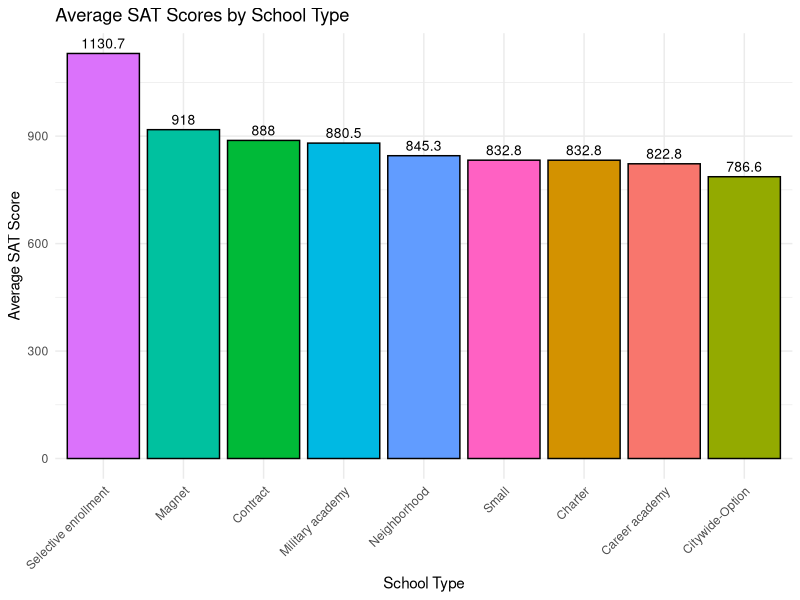
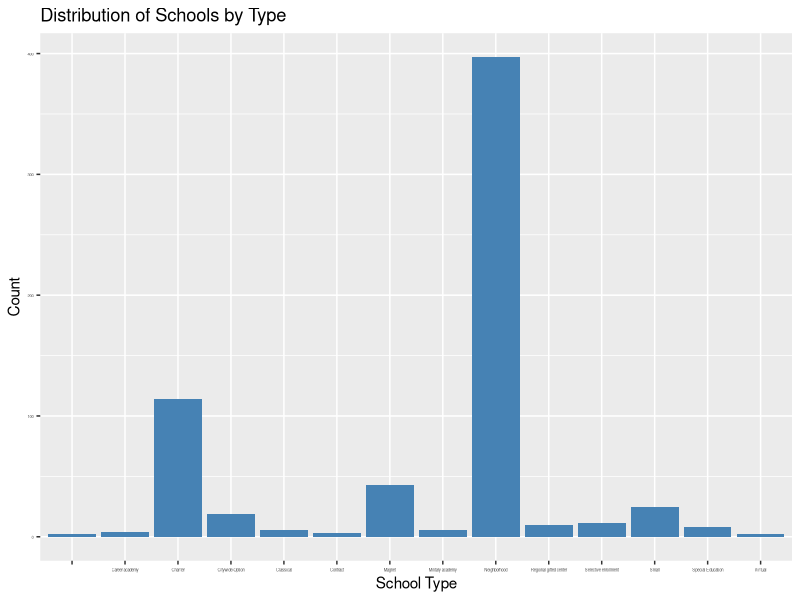
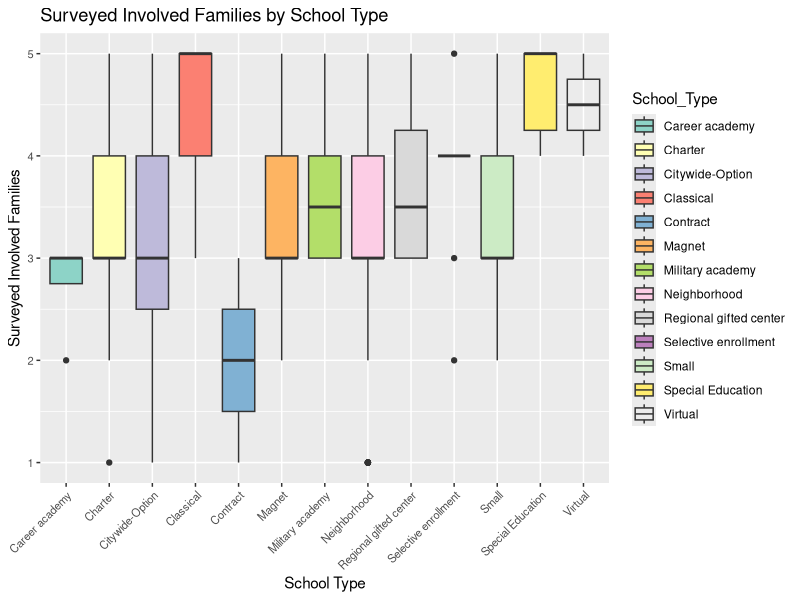
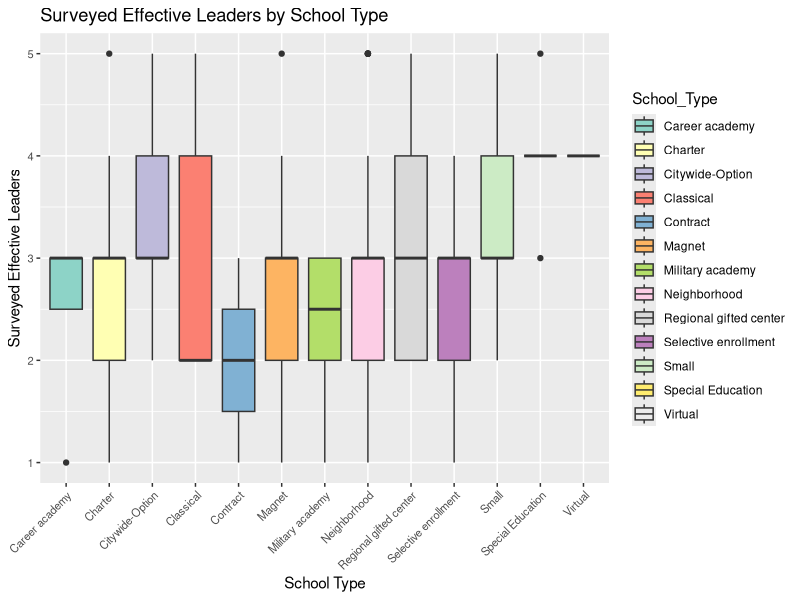
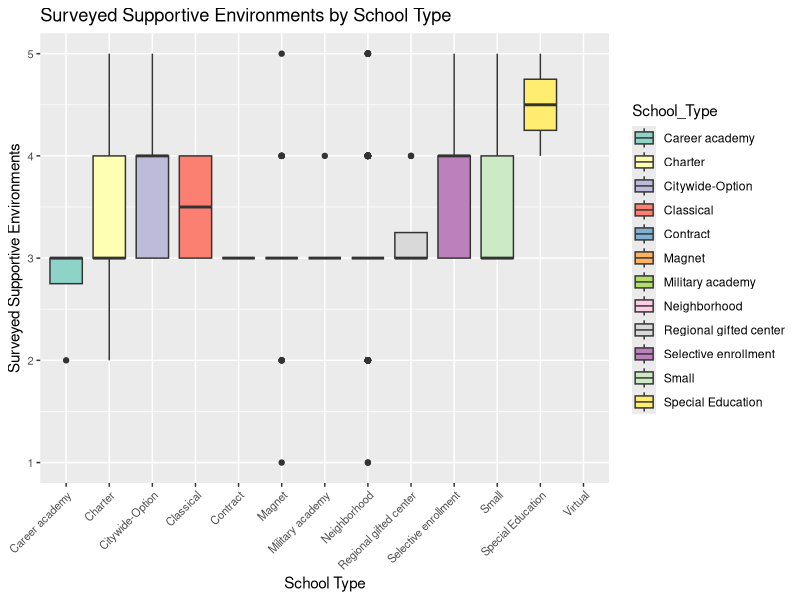
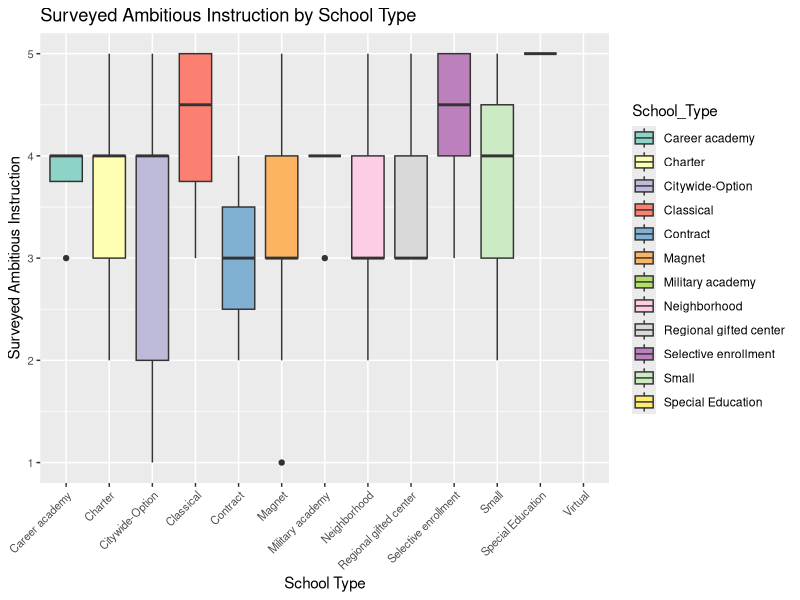

The R script that drew these images, in order:
## ---- chunk 1
# Load necessary libraries
library(tidyverse)
library(knitr)

data <- read.csv("Chicago_Public_Schools_-_School_Progress_Reports_SY2324.csv")

missing_data <- data %>%
  summarize_all(~mean(is.na(.)))

cleaned_data <- data %>%
  select(-c(School_ID, Address, City, State, Zip, Phone))

head(cleaned_data[, 1:5], 5)

## ---- chunk 2
# 1. Count of schools by school type
school_type_distribution <- cleaned_data %>%
  count(School_Type)

# Print results as a markdown table
print(knitr::kable(school_type_distribution, format = "markdown"))

## ---- chunk 3
# Count rows where more than 50% of numeric columns are filled with non-NA and non-zero data
# Total number of entries in the dataset
total_entries <- nrow(cleaned_data)

# Count rows where more than 50% of numeric columns are filled with non-NA and non-zero data
entries_with_valid_data <- cleaned_data %>%
  select(where(is.numeric)) %>%  # Consider only numeric columns
  rowwise() %>%
  mutate(valid_data_fraction = mean(!is.na(c_across(everything())) & c_across(everything()) != 0)) %>%
  filter(valid_data_fraction > 0.5) %>%
  nrow()

# Calculate the percentage of valid entries
percentage_valid_data <- (entries_with_valid_data / total_entries) * 100

# Display the results
list(
  Total_Entries = total_entries,
  Valid_Entries = entries_with_valid_data,
  Percentage_Valid_Entries = percentage_valid_data
)


## ---- chunk 4
# Count the number of invalid (NA, zero) entries for each column
columns_with_no_data <- cleaned_data %>%
  summarize_all(~ sum(is.na(.) | . == 0)) %>%
  pivot_longer(cols = everything(), names_to = "Column", values_to = "Missing_or_Zero_Count") %>%
  filter(Missing_or_Zero_Count == nrow(cleaned_data)) 

# Print results as a markdown table
print(knitr::kable(columns_with_no_data, format = "markdown", caption = "Columns with No Valid Data (All Entries NA or Zero)"))


## ---- chunk 5
# Filter out schools with N/A or 0 for attainment rate
valid_attainment_data <- cleaned_data %>%
  filter(!is.na(Attainment_All_Grades_School_Pct) & Attainment_All_Grades_School_Pct > 0)

# 2. Summary of attainment by school type
attainment_summary_by_school_type <- valid_attainment_data %>%
  group_by(School_Type) %>%
  summarize(
    mean_attainment_all_grades = mean(Attainment_All_Grades_School_Pct, na.rm = TRUE),
    median_attainment_all_grades = median(Attainment_All_Grades_School_Pct, na.rm = TRUE),
    sd_attainment_all_grades = sd(Attainment_All_Grades_School_Pct, na.rm = TRUE),
    count = n()
  )

# Print summary table as markdown
print(knitr::kable(attainment_summary_by_school_type, format = "markdown", caption = "Summary of Attainment by School Type"))

# 3. Percentage of schools with attainment above 50%
percent_above_50_attainment <- valid_attainment_data %>%
  summarize(
    percent_above_50 = mean(Attainment_All_Grades_School_Pct > 50) * 100
  )

# Print percentage table as markdown
print(knitr::kable(percent_above_50_attainment, format = "markdown", caption = "Percentage of Schools with Attainment Above 50%"))


## ---- chunk 6
# Filter for schools with non-zero SAT scores
valid_sat_scores <- cleaned_data %>%
  filter(SAT_Grade_11_Score_School_Avg > 0)

# Summarize SAT scores by school type
sat_performance_by_school_type <- valid_sat_scores %>%
  group_by(School_Type) %>%
  summarize(
    avg_sat_score = mean(SAT_Grade_11_Score_School_Avg, na.rm = TRUE),
    median_sat_score = median(SAT_Grade_11_Score_School_Avg, na.rm = TRUE),
    sd_sat_score = sd(SAT_Grade_11_Score_School_Avg, na.rm = TRUE),
    count = n()
  )

# Print SAT performance table as markdown
print(knitr::kable(sat_performance_by_school_type, format = "markdown", caption = "SAT Performance by School Type"))


ggplot(sat_performance_by_school_type, aes(x = reorder(School_Type, -avg_sat_score), y = avg_sat_score, fill = School_Type)) +
  geom_bar(stat = "identity", color = "black") +
  geom_text(aes(label = round(avg_sat_score, 1)), vjust = -0.5, size = 3.5) +
  labs(
    title = "Average SAT Scores by School Type",
    x = "School Type",
    y = "Average SAT Score"
  ) +
  theme_minimal() +
  theme(
    axis.text.x = element_text(angle = 45, hjust = 1),
    legend.position = "none"
  )


## ---- chunk 7
# Plot school type distribution
library(ggplot2)
ggplot(cleaned_data, aes(x = School_Type)) +
  geom_bar(fill = "steelblue") +
  labs(title = "Distribution of Schools by Type", x = "School Type", y = "Count") +
  theme(axis.text = element_text(size = 3))

# Descriptive statistics by school type
attainment_summary <- cleaned_data %>%
  group_by(School_Type) %>%
  summarize(
    Mean_Attainment = mean(Attainment_All_Grades_School_Pct, na.rm = TRUE),
    Median_Attainment = median(Attainment_All_Grades_School_Pct, na.rm = TRUE),
    SD_Attainment = sd(Attainment_All_Grades_School_Pct, na.rm = TRUE)
  )

attainment_summary

# Convert categorical columns to numeric
cleaned_data <- cleaned_data %>%
  mutate(
    School_Survey_Involved_Families = case_when(
      School_Survey_Involved_Families == "VERY STRONG" ~ 5,
      School_Survey_Involved_Families == "STRONG" ~ 4,
      School_Survey_Involved_Families == "NEUTRAL" ~ 3,
      School_Survey_Involved_Families == "WEAK" ~ 2,
      School_Survey_Involved_Families == "VERY WEAK" ~ 1
    ),
    School_Survey_Supportive_Environment = case_when(
      School_Survey_Supportive_Environment == "VERY STRONG" ~ 5,
      School_Survey_Supportive_Environment == "STRONG" ~ 4,
      School_Survey_Supportive_Environment == "NEUTRAL" ~ 3,
      School_Survey_Supportive_Environment == "WEAK" ~ 2,
      School_Survey_Supportive_Environment == "VERY WEAK" ~ 1
    ),
    School_Survey_Ambitious_Instruction = case_when(
      School_Survey_Ambitious_Instruction == "VERY STRONG" ~ 5,
      School_Survey_Ambitious_Instruction == "STRONG" ~ 4,
      School_Survey_Ambitious_Instruction == "NEUTRAL" ~ 3,
      School_Survey_Ambitious_Instruction == "WEAK" ~ 2,
      School_Survey_Ambitious_Instruction == "VERY WEAK" ~ 1
    ),
    School_Survey_Effective_Leaders = case_when(
      School_Survey_Effective_Leaders == "VERY STRONG" ~ 5,
      School_Survey_Effective_Leaders == "STRONG" ~ 4,
      School_Survey_Effective_Leaders == "NEUTRAL" ~ 3,
      School_Survey_Effective_Leaders == "WEAK" ~ 2,
      School_Survey_Effective_Leaders == "VERY WEAK" ~ 1
    )
  )

cleaned_data <- cleaned_data %>%
  filter(School_Type != "" & !is.na(School_Type))

# Box plots biased on Survey results by School Type 

# School_Survey_Involved_Families
ggplot(cleaned_data, aes(x = School_Type, y = School_Survey_Involved_Families, fill = School_Type)) +
  geom_boxplot() +
  labs(
    title = "Surveyed Involved Families by School Type",
    x = "School Type",
    y = "Surveyed Involved Families"
  ) +
  theme(axis.text = element_text(size = 8), 
        axis.text.x = element_text(angle = 45, hjust = 1)) +
  scale_fill_brewer(palette = "Set3")

# School_Survey_Effective_Leader
ggplot(cleaned_data, aes(x = School_Type, y = School_Survey_Effective_Leaders, fill = School_Type)) +
  geom_boxplot() +
  labs(
    title = "Surveyed Effective Leaders by School Type",
    x = "School Type",
    y = "Surveyed Effective Leaders"
  ) +
  theme(axis.text = element_text(size = 8), 
        axis.text.x = element_text(angle = 45, hjust = 1)) +
  scale_fill_brewer(palette = "Set3")

# School_Survey_Supportive_Environment
ggplot(cleaned_data, aes(x = School_Type, y = School_Survey_Supportive_Environment, fill = School_Type)) +
  geom_boxplot() +
  labs(
    title = "Surveyed Supportive Environments by School Type",
    x = "School Type",
    y = "Surveyed Supportive Environments"
  ) +
  theme(axis.text = element_text(size = 8), 
        axis.text.x = element_text(angle = 45, hjust = 1)) +
  scale_fill_brewer(palette = "Set3")

# School_Survey_Ambitious_Instruction
ggplot(cleaned_data, aes(x = School_Type, y = School_Survey_Ambitious_Instruction, fill = School_Type)) +
  geom_boxplot() +
  labs(
    title = "Surveyed Ambitious Instruction by School Type",
    x = "School Type",
    y = "Surveyed Ambitious Instruction"
  ) +
  theme(axis.text = element_text(size = 8), 
        axis.text.x = element_text(angle = 45, hjust = 1)) +
  scale_fill_brewer(palette = "Set3")

long_data <- cleaned_data %>%
  pivot_longer(
    cols = c(School_Survey_Involved_Families, 
             School_Survey_Effective_Leaders, 
             School_Survey_Supportive_Environment, 
             School_Survey_Ambitious_Instruction),
    names_to = "Survey_Metric",
    values_to = "Score"
  )


## ---- chunk 8
# Filter columns with reliable information
reliable_columns <- c(
  "Chronic_Truancy_Pct", "Mobility_Rate_Pct", "Attainment_All_Grades_School_Pct",
  "Freshmen_On_Track_School_Pct_Year_1", "Freshmen_On_Track_School_Pct_Year_2",
  "Graduation_4_Year_School_Pct_Year_1", "Graduation_4_Year_School_Pct_Year_2",
  "Graduation_5_Year_School_Pct_Year_1", "Graduation_5_Year_School_Pct_Year_2",
  "College_Enrollment_School_Pct_Year_1", "College_Enrollment_School_Pct_Year_2",
  "College_Persistence_School_Pct_Year_1", "College_Persistence_School_Pct_Year_2",
  "One_Year_Dropout_Rate_Year_1_Pct", "One_Year_Dropout_Rate_Year_2_Pct",
  "Teacher_Attendance_Year_1_Pct", "Teacher_Attendance_Year_2_Pct",
  "Student_Attendance_Year_1_Pct", "Student_Attendance_Year_2_Pct",
  "SAT_Grade_11_Score_School_Avg"
)

# Select only relevant columns
filtered_data <- cleaned_data %>%
  select(all_of(reliable_columns)) %>%
  filter(
    !is.na(SAT_Grade_11_Score_School_Avg) & SAT_Grade_11_Score_School_Avg > 0
  ) %>%
  mutate(across(everything(), ~ ifelse(. == 0, NA, .))) %>%
  drop_na()

# Combine Year_1 and Year_2 columns into averages
averaged_data <- filtered_data %>%
  mutate(
    Freshmen_On_Track_Avg = rowMeans(select(., starts_with("Freshmen_On_Track_School_Pct_")), na.rm = TRUE),
    Graduation_4_Year_Avg = rowMeans(select(., starts_with("Graduation_4_Year_School_Pct_")), na.rm = TRUE),
    Graduation_5_Year_Avg = rowMeans(select(., starts_with("Graduation_5_Year_School_Pct_")), na.rm = TRUE),
    College_Enrollment_Avg = rowMeans(select(., starts_with("College_Enrollment_School_Pct_")), na.rm = TRUE),
    College_Persistence_Avg = rowMeans(select(., starts_with("College_Persistence_School_Pct_")), na.rm = TRUE),
    One_Year_Dropout_Avg = rowMeans(select(., starts_with("One_Year_Dropout_Rate_Year_")), na.rm = TRUE),
    Teacher_Attendance_Avg = rowMeans(select(., starts_with("Teacher_Attendance_Year_")), na.rm = TRUE),
    Student_Attendance_Avg = rowMeans(select(., starts_with("Student_Attendance_Year_")), na.rm = TRUE)
  ) %>%
  select(-matches("_Year_"))  # Remove individual year columns

# Correlation analysis with SAT scores
correlation_analysis <- averaged_data %>%
  select(SAT_Grade_11_Score_School_Avg, everything()) %>%
  cor(use = "complete.obs")

# Display correlation matrix
print(knitr::kable(correlation_analysis, format = "markdown", caption = "Correlation Matrix with SAT Scores"))

## ---- chunk 9
# Check if SAT_Grade_11_Score_School_Avg exists after transformations
if (!"SAT_Grade_11_Score_School_Avg" %in% colnames(averaged_data)) {
  stop("SAT_Grade_11_Score_School_Avg column is missing.")
}

# Linear regression analysis
sat_model <- lm(
  SAT_Grade_11_Score_School_Avg ~ .,
  data = averaged_data
)

# Summary of the regression model
model_summary <- summary(sat_model)

# Extract coefficients as a data frame
coefficients_df <- as.data.frame(model_summary$coefficients)
colnames(coefficients_df) <- c("Estimate", "Std. Error", "t value", "Pr(>|t|)")

# Print regression summary as markdown table
print(knitr::kable(coefficients_df, format = "markdown", caption = "Linear Regression Model Coefficients"))

## ---- chunk 10
# Columns of interest, excluding Student_Attendance_Avg if it doesn't exist
survey_columns <- c(
  "School_Survey_Involved_Families", "School_Survey_Supportive_Environment",
  "School_Survey_Ambitious_Instruction", "School_Survey_Effective_Leaders",
  "School_Survey_Collaborative_Teachers", "School_Survey_Safety"
)

# Ensure attendance column exists, replace with a fallback if needed
attendance_column <- "Student_Attendance_Year_1_Pct"  # Replace with Year 2 if necessary

# Define ordinal encoding for survey ratings
survey_rating_map <- c(
  "NOT ENOUGH DATA" = NA,
  "VERY WEAK" = 1,
  "WEAK" = 2,
  "NEUTRAL" = 3,
  "STRONG" = 4,
  "VERY STRONG" = 5
)

# Encode survey columns as ordinal values and select relevant columns
encoded_data <- cleaned_data %>%
  mutate(across(all_of(survey_columns), ~ survey_rating_map[.])) %>%
  filter(!is.na(SAT_Grade_11_Score_School_Avg) & SAT_Grade_11_Score_School_Avg > 0) %>%
  select(SAT_Grade_11_Score_School_Avg, !!sym(attendance_column), all_of(survey_columns)) %>%
  rename(Student_Attendance = !!sym(attendance_column))

# Calculate correlation between survey ratings and other metrics
correlation_results <- encoded_data %>%
  cor(use = "complete.obs")

# Print correlation matrix as markdown
print(knitr::kable(correlation_results, format = "markdown", caption = "Correlation Matrix Between Survey Ratings and Metrics"))

## ---- chunk 11
# Linear regression to assess impact of survey ratings on SAT scores
survey_model <- lm(
  SAT_Grade_11_Score_School_Avg ~ School_Survey_Involved_Families +
    School_Survey_Supportive_Environment + School_Survey_Ambitious_Instruction +
    School_Survey_Effective_Leaders + School_Survey_Collaborative_Teachers +
    School_Survey_Safety + Student_Attendance,
  data = encoded_data
)

# Extract regression summary
survey_model_summary <- summary(survey_model)

# Convert coefficients to a data frame
coefficients_df <- as.data.frame(survey_model_summary$coefficients)
colnames(coefficients_df) <- c("Estimate", "Std. Error", "t value", "Pr(>|t|)")

# Print regression coefficients as a markdown table
print(knitr::kable(coefficients_df, format = "markdown", caption = "Survey Ratings Linear Regression Coefficients"))

# Display R-squared and adjusted R-squared
r_squared <- survey_model_summary$r.squared
adj_r_squared <- survey_model_summary$adj.r.squared

# Display model performance metrics as a markdown table
performance_metrics <- data.frame(
  Metric = c("R-squared", "Adjusted R-squared"),
  Value = c(r_squared, adj_r_squared)
)

print(knitr::kable(performance_metrics, format = "markdown", caption = "Survey Ratings Regression Performance Metrics"))


